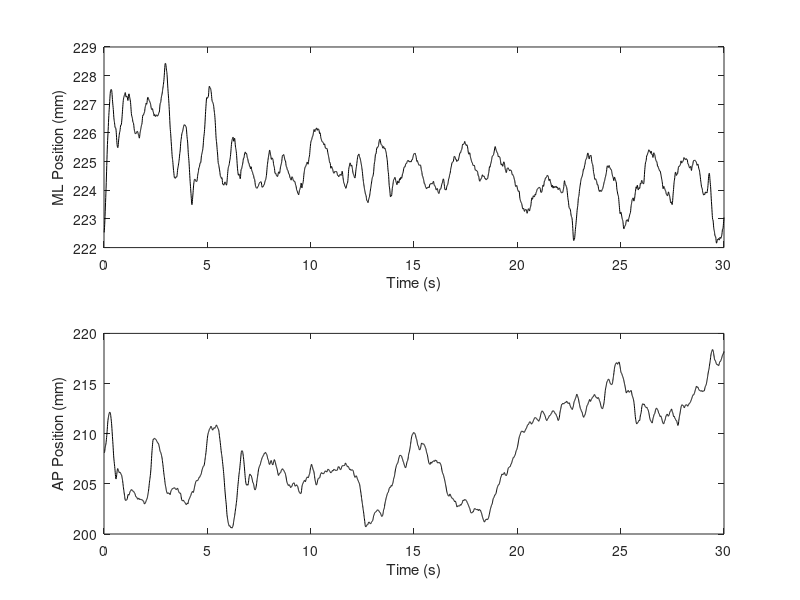
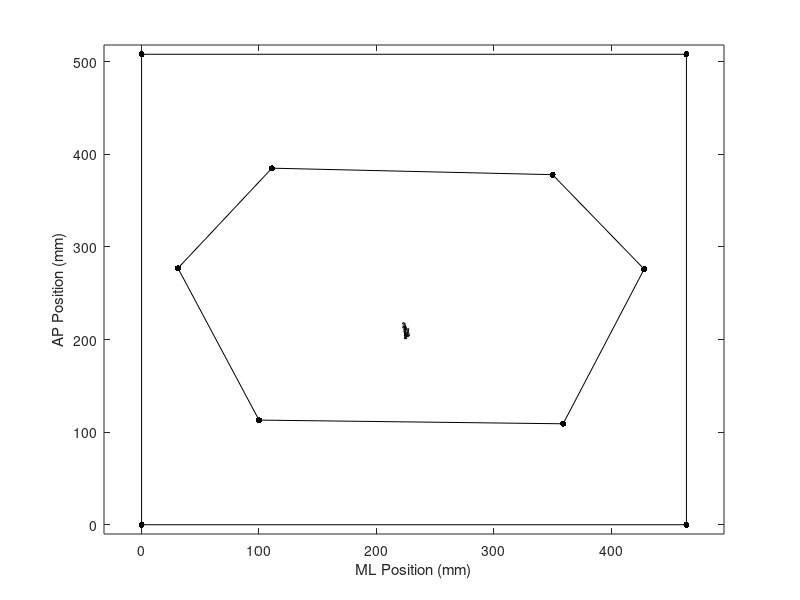

Reproduce these figures in MATLAB, in order. (Note: this script raises an error after producing the figures.)
%Clear workspace and command window.
clear; clc;

% Load example data
load('example_cop.mat');

%CONTENTS OF .MAT FILE ===================================================%
% 30 s of quiet standing collected @ 120 Hz with AMTI OR6-7 Force Platform
% providing the three components of the ground reaction force (Fx, Fy, &
% Fz) and net moment (Mx, My, & Mz).
%
% Center-of-pressure was calculated after filtering the raw forces and
% moments using an 8th order Butterworth, low-pass filter with a cutoff
% frequency of 20 Hz. The force plate dimensions are 464 mm (width) x 508
% mm (length). The force plate origin is located at the bottom right hand
% corner with positive x and y axes extending to the right and forward,
% respectively. Thus, all CoP coordinates are positive and bounded on the
% intervals [0,464] and [0,508] in the ML and AP directions, respectively. 
% 
% For this example the anatomical landmarks selected to define the
% base-of-support were the 2nd phalanx of the Hallux, 5th metatarsal, and
% the most dorsal point of the calcaneus for each foot.
%
% Variables
%   cop_x - center-of-pressure coordinate in the ML direction
%   cop_y - center-of-pressure coordinate in the Ap direction
%   time - time series with dt = 1/samp_rate = 1/120
%   bound_pts - coordinates for the landmarks selected to define the 
%               boundaries of the base-of-support (column 1 = x coordinate,
%               column 2 = y coordinate). The landmarks are in the following
%               order: right toe, right m5, right heel, left heel, left m5,
%               and left toe. ** BOUNDARY LANDMARKS MUST BE ORGANIZED IN
%               CLOCKWISE FASHION, BUT MAY START WITH ANY LANDMARK.
%   fp_pts - coordinates of the corners of the force platform starting with
%            at the top right and moving clockwise (column 1 = x coordinate,
%            column 2 = y coordinate).
% ========================================================================%

% Create CoP plots =======================================================%
% Plot of CoP components
figure('Color', 'white');
subplot(2,1,1);
plot(time, cop_x, 'k');
xlabel('Time (s)');
ylabel('ML Position (mm)');
subplot(2,1,2);
plot(time, cop_y, 'k');
xlabel('Time (s)');
ylabel('AP Position (mm)');

% Force plate coordinates
x_fp = [fp_pts(:,1); fp_pts(1,1)];
y_fp = [fp_pts(:,2); fp_pts(1,2)];

% Base of support coordinates
x_bos = [bound_pts(:,1); bound_pts(1,1)];
y_bos = [bound_pts(:,2); bound_pts(1,2)];

% Plot of CoP within the base of support
figure('Color', 'white');
plot(cop_x, cop_y, 'k');
hold on;
plot(x_fp, y_fp, 'k');
scatter(fp_pts(:,1), fp_pts(:,2), 20, 'k', 'filled');
plot(x_bos, y_bos, 'k');
scatter(bound_pts(:,1), bound_pts(:,2), 20, 'k', 'filled');
hold off;
xlabel('ML Position (mm)');
ylabel('AP Position (mm)');
axis([(fp_pts(3,1) - 32) (fp_pts(1,1) + 32) (fp_pts(3,2) - 10) (fp_pts(1,2) + 10)]);

%Calculate Time-to-Contact ===============================================%

% Boundary Labels
bound_labels = {'F','FR','BR','B','BL','FL'};

% Sampling rate (Hz)
fs = 120;

% TtC method (1 = Riccio, 2 = Slobounov, 3 = Jerk)
extrapMethod = 2;

% Compute TtC
[ttc, ttc_bound, bound_crossed, bound_percent] = timetocontact(cop_x, cop_y, 1/fs, bound_pts, extrapMethod);

% Plot subset of virtual trajectories to check that method is working
plotVirtualTrajectory(cop_x, cop_y, 1/fs, x_bos, y_bos, ttc, extrapMethod);

% Plot TtC time series
figure('color','white');
plot(time, ttc, 'k');
xlabel('Time (s)');
ylabel('Time-To-Contact (s)');

% Plot TtC histogram with log normal fit
fitparm = lognfit(ttc);
logpdf = lognpdf([0:.01:max(ttc)]',fitparm(1),fitparm(2));
figure('color','white');
histogram(ttc,'Normalization','pdf','FaceColor',[50 50 50]./255,'EdgeColor',[0 0 0]);
hold on;
plot([0:.01:max(ttc)]',logpdf,'r');
xlabel('Time-to-Contact (s)');
ylabel('Probability density function');

% Compute mean, median, and minimum TtC for each boundary.
nMin = 50;
PLOT = 1; % Set to 1 to display plots, 0 to suppress
[ mean_ttc, med_ttc, min_ttc ] = ttcBoundary(ttc_bound, nMin, PLOT, bound_labels);